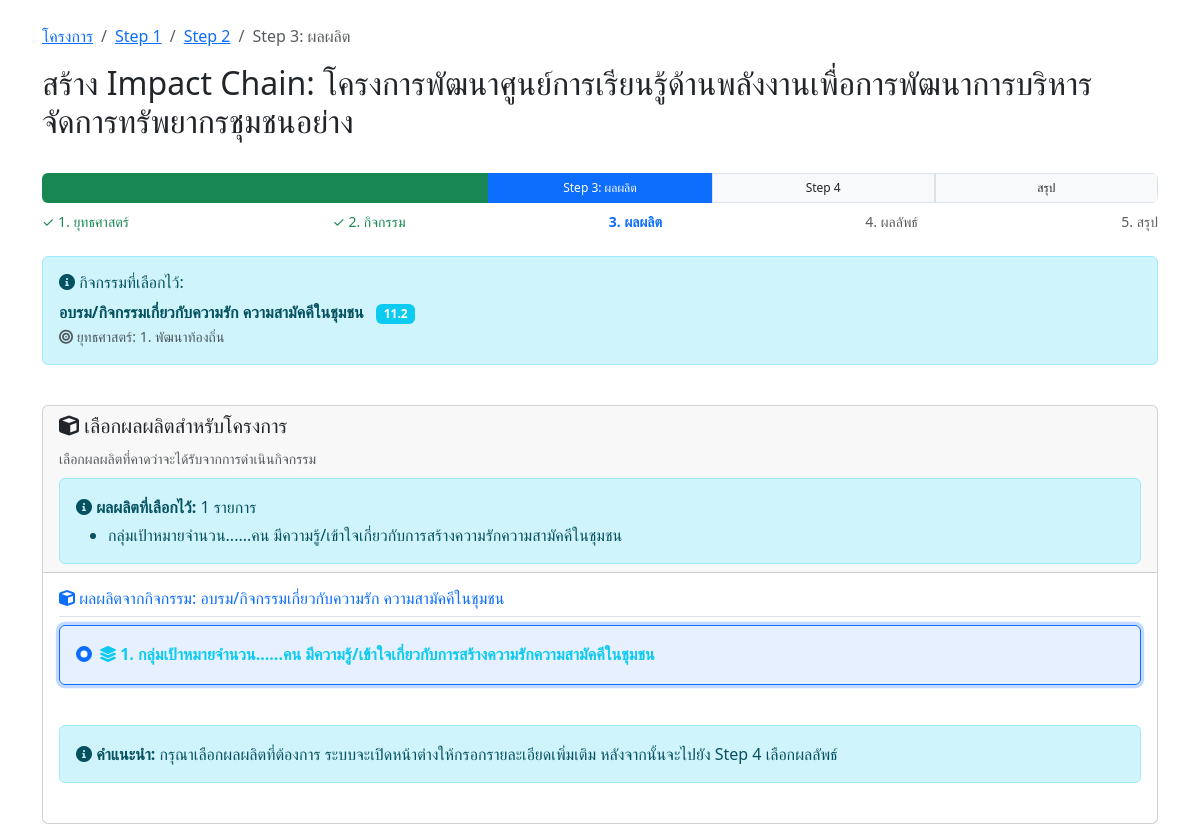
The page /impact-chain/step3-output.php?project_id=4 (signed in) on the database its author committed.
### tables this page shows
CREATE TABLE `projects` (
  `id` int(11) NOT NULL,
  `project_code` varchar(50) NOT NULL COMMENT 'รหัสโครงการ',
  `name` varchar(500) NOT NULL COMMENT 'ชื่อโครงการ',
  `description` text DEFAULT NULL COMMENT 'รายละเอียดโครงการ',
  `objective` text DEFAULT NULL COMMENT 'วัตถุประสงค์โครงการ',
  `start_date` date DEFAULT NULL COMMENT 'วันที่เริ่มโครงการ',
  `end_date` date DEFAULT NULL COMMENT 'วันที่สิ้นสุดโครงการ',
  `budget` decimal(15,2) DEFAULT NULL COMMENT 'งบประมาณ',
  `organization` varchar(300) DEFAULT NULL COMMENT 'หน่วยงาน/องค์กร',
  `project_manager` varchar(200) DEFAULT NULL COMMENT 'ผู้จัดการโครงการ',
  `status` enum('incompleted','completed') DEFAULT 'incompleted' COMMENT 'สถานะโครงการ',
  `created_by` varchar(100) DEFAULT NULL COMMENT 'ผู้สร้าง',
  `created_at` timestamp NOT NULL DEFAULT current_timestamp(),
  `updated_at` timestamp NOT NULL DEFAULT current_timestamp() ON UPDATE current_timestamp()
);

CREATE TABLE `project_activities` (
  `id` int(11) NOT NULL,
  `project_id` int(11) NOT NULL COMMENT 'รหัสโครงการ',
  `activity_id` int(11) NOT NULL COMMENT 'รหัสกิจกรรม',
  `created_by` varchar(100) DEFAULT NULL COMMENT 'ผู้สร้าง',
  `created_at` timestamp NOT NULL DEFAULT current_timestamp(),
  `updated_at` timestamp NOT NULL DEFAULT current_timestamp() ON UPDATE current_timestamp()
);

CREATE TABLE `activities` (
  `activity_id` int(11) NOT NULL,
  `strategy_id` int(11) NOT NULL,
  `activity_code` varchar(20) NOT NULL,
  `activity_name` varchar(500) NOT NULL,
  `activity_description` text DEFAULT NULL
);

CREATE TABLE `strategies` (
  `strategy_id` int(11) NOT NULL,
  `strategy_code` varchar(50) NOT NULL,
  `strategy_name` varchar(255) NOT NULL,
  `description` text DEFAULT NULL,
  `created_at` timestamp NOT NULL DEFAULT current_timestamp()
);

CREATE TABLE `project_outputs` (
  `id` int(11) NOT NULL,
  `project_id` int(11) NOT NULL COMMENT 'รหัสโครงการ',
  `output_id` int(11) NOT NULL COMMENT 'รหัสผลผลิต',
  `output_details` text NOT NULL COMMENT 'รายละเอียดเพิ่มเติมของผลผลิต',
  `created_by` varchar(100) DEFAULT NULL COMMENT 'ผู้สร้าง',
  `created_at` timestamp NOT NULL DEFAULT current_timestamp(),
  `updated_at` timestamp NOT NULL DEFAULT current_timestamp() ON UPDATE current_timestamp()
);

CREATE TABLE `outputs` (
  `output_id` int(11) NOT NULL,
  `activity_id` int(11) NOT NULL,
  `output_sequence` varchar(10) DEFAULT NULL,
  `output_description` text NOT NULL,
  `target_details` text DEFAULT NULL
);

### impact-chain/step3-output.php (the view, shortened to what this page needs)
<?php
require_once '../config.php';
$project_id = isset($_GET['project_id']) ? (int)$_GET['project_id'] : 0;
$user_id = $_SESSION['user_id'];
$check_query = "SELECT * FROM projects WHERE id = ? AND created_by = ?";
$check_stmt = mysqli_prepare($conn, $check_query);
mysqli_stmt_bind_param($check_stmt, 'is', $project_id, $user_id);
mysqli_stmt_execute($check_stmt);
$project_result = mysqli_stmt_get_result($check_stmt);
$project = mysqli_fetch_assoc($project_result);
$selected_activity = null;
$activity_query = "SELECT pa.activity_id, a.activity_name, a.activity_code, a.activity_description, s.strategy_id, s.strategy_name
                   FROM project_activities pa
                   JOIN activities a ON pa.activity_id = a.activity_id
                   JOIN strategies s ON a.strategy_id = s.strategy_id
                   WHERE pa.project_id = ?";
$activity_stmt = mysqli_prepare($conn, $activity_query);
mysqli_stmt_bind_param($activity_stmt, 'i', $project_id);
mysqli_stmt_execute($activity_stmt);
$activity_result = mysqli_stmt_get_result($activity_stmt);
if (mysqli_num_rows($activity_result) > 0) {
    $selected_activity = mysqli_fetch_assoc($activity_result);
} else {
    $_SESSION['error_message'] = "กรุณาเลือกกิจกรรมก่อน";
    header("location: step2-activity.php?project_id=" . $project_id);
    exit;
}
$activity_id = $selected_activity['activity_id'];
$outputs_query = "SELECT o.*, a.activity_name, s.strategy_name
                  FROM outputs o
                  JOIN activities a ON o.activity_id = a.activity_id
                  JOIN strategies s ON a.strategy_id = s.strategy_id
                  WHERE o.activity_id = ?
                  ORDER BY o.output_sequence ASC, o.output_id ASC";
$outputs_stmt = mysqli_prepare($conn, $outputs_query);
mysqli_stmt_bind_param($outputs_stmt, 's', $activity_id);
mysqli_stmt_execute($outputs_stmt);
$outputs_result = mysqli_stmt_get_result($outputs_stmt);
$outputs = mysqli_fetch_all($outputs_result, MYSQLI_ASSOC);
$selected_outputs = [];
$selected_output_ids = [];
$selected_output_query = "SELECT po.output_id, o.output_description
                         FROM project_outputs po
                         JOIN outputs o ON po.output_id = o.output_id
                         WHERE po.project_id = ?";
$selected_output_stmt = mysqli_prepare($conn, $selected_output_query);
mysqli_stmt_bind_param($selected_output_stmt, 'i', $project_id);
mysqli_stmt_execute($selected_output_stmt);
$selected_output_result = mysqli_stmt_get_result($selected_output_stmt);
while ($output = mysqli_fetch_assoc($selected_output_result)) {
    $selected_outputs[] = $output;
    $selected_output_ids[] = $output['output_id'];
}
$grouped_outputs = [];
foreach ($outputs as $output) {
    $sequence = $output['output_sequence'];
    if (strpos($sequence, '.') === false) {
        $grouped_outputs[$sequence]['main'] = $output;
    } else {
        $main_sequence = explode('.', $sequence)[0];
        $grouped_outputs[$main_sequence]['sub'][] = $output;
    }
}
ksort($grouped_outputs);
?>
<!DOCTYPE html>
<html lang="th">
<head>
    <link href="https://cdn.jsdelivr.net/npm/bootstrap@5.3.0/dist/css/bootstrap.min.css" rel="stylesheet">
    <link href="https://cdnjs.cloudflare.com/ajax/libs/font-awesome/6.0.0/css/all.min.css" rel="stylesheet">
</head>
<body>
    <div class="container mt-4">
        <div class="row mb-4">
            <div class="col-12">
                <nav aria-label="breadcrumb">
                    <ol class="breadcrumb">
                        <li class="breadcrumb-item"><a href="../project-list.php">โครงการ</a></li>
                        <li class="breadcrumb-item"><a href="step1-strategy.php?project_id=<?php echo $project_id; ?>">Step 1</a></li>
                        <li class="breadcrumb-item"><a href="step2-activity.php?project_id=<?php echo $project_id; ?>">Step 2</a></li>
                        <li class="breadcrumb-item active">Step 3: ผลผลิต</li>
                    </ol>
                </nav>
                <h2>สร้าง Impact Chain: <?php echo htmlspecialchars($project['name']); ?></h2>
            </div>
        </div>
        <div class="row mb-4">
            <div class="col-12">
                <div class="progress" style="height: 30px;">
                    <div class="progress-bar bg-success" role="progressbar" style="width: 20%" aria-valuenow="20" aria-valuemax="100"></div>
                    <div class="progress-bar bg-success" role="progressbar" style="width: 20%" aria-valuenow="20" aria-valuemax="100"></div>
                    <div class="progress-bar bg-primary" role="progressbar" style="width: 20%" aria-valuenow="20" aria-valuemax="100">
                        Step 3: ผลผลิต
                    </div>
                    <div class="progress-bar bg-light border" role="progressbar" style="width: 20%" aria-valuenow="20" aria-valuemax="100">
                        <span class="text-dark">Step 4</span>
                    </div>
                    <div class="progress-bar bg-light border" role="progressbar" style="width: 20%" aria-valuenow="20" aria-valuemax="100">
                        <span class="text-dark">สรุป</span>
                    </div>
                </div>
                <div class="d-flex justify-content-between mt-2">
                    <small class="text-success">✓ 1. ยุทธศาสตร์</small>
                    <small class="text-success">✓ 2. กิจกรรม</small>
                    <small class="text-primary fw-bold">3. ผลผลิต</small>
                    <small class="text-muted">4. ผลลัพธ์</small>
                    <small class="text-muted">5. สรุป</small>
                </div>
            </div>
        </div>
        <div class="row mb-4">
            <div class="col-12">
                <div class="alert alert-info">
                    <h6><i class="fas fa-info-circle"></i> กิจกรรมที่เลือกไว้:</h6>
                    <div class="mb-0">
                        <strong><?php echo htmlspecialchars($selected_activity['activity_name']); ?></strong>
                        <span class="badge bg-info ms-2"><?php echo htmlspecialchars($selected_activity['activity_code']); ?></span>
                        <br>
                        <small class="text-muted">
                            <i class="fas fa-bullseye"></i> ยุทธศาสตร์: <?php echo $selected_activity['strategy_id']; ?>. <?php echo htmlspecialchars($selected_activity['strategy_name']); ?>
                        </small>
                    </div>
                </div>
            </div>
        </div>
        <div class="row">
            <div class="col-12">
                <div class="card">
                    <div class="card-header">
                        <h5><i class="fas fa-cube"></i> เลือกผลผลิตสำหรับโครงการ</h5>
                        <small class="text-muted">เลือกผลผลิตที่คาดว่าจะได้รับจากการดำเนินกิจกรรม</small>
                        <?php if (!empty($selected_outputs)): ?>
                            <div class="mt-2">
                                <div class="alert alert-info mb-0">
                                    <i class="fas fa-info-circle"></i>
                                    <strong>ผลผลิตที่เลือกไว้:</strong> <?php echo count($selected_outputs); ?> รายการ
                                    <ul class="mb-0 mt-1">
                                        <?php foreach ($selected_outputs as $output): ?>
                                            <li><?php echo htmlspecialchars($output['output_description']); ?></li>
                                        <?php endforeach; ?>
                                    </ul>
                                </div>
                            </div>
                        <?php endif; ?>
                    </div>
                    <div class="card-body">
                        <?php if (empty($outputs)): ?>
                            <div class="alert alert-warning">
                                <i class="fas fa-exclamation-triangle"></i> ไม่พบข้อมูลผลผลิตที่เกี่ยวข้องกับกิจกรรมที่เลือก
                            </div>
                            <div class="d-flex justify-content-between">
                                <a href="step2-activity.php?project_id=<?php echo $project_id; ?>" class="btn btn-outline-secondary">
                                    <i class="fas fa-arrow-left"></i> ย้อนกลับ
                                </a>
                            </div>
                        <?php else: ?>
                            <div class="mb-4">
                                <h6 class="text-primary border-bottom pb-2">
                                    <i class="fas fa-cube"></i> ผลผลิตจากกิจกรรม: <?php echo htmlspecialchars($selected_activity['activity_name']); ?>
                                </h6>
                                <?php
                                foreach ($grouped_outputs as $main_sequence => $group):
                                ?>
                                    <?php if (isset($group['main'])): ?>
                                        <div class="mb-4">
                                            <div class="row">
                                                <div class="col-12 mb-3">
                                                    <div class="card border-info output-card <?php echo in_array($group['main']['output_id'], $selected_output_ids) ? 'border-primary selected' : ''; ?>">
                                                        <div class="card-body">
                                                            <div class="form-check">
                                                                <input class="form-check-input" type="radio"
                                                                    name="selected_output" value="<?php echo $group['main']['output_id']; ?>"
                                                                    id="output_<?php echo $group['main']['output_id']; ?>"
                                                                    data-output-description="<?php echo htmlspecialchars($group['main']['output_description']); ?>"
                                                                    <?php echo in_array($group['main']['output_id'], $selected_output_ids) ? 'checked' : ''; ?>>
                                                                <label class="form-check-label fw-bold text-info" for="output_<?php echo $group['main']['output_id']; ?>">
                                                                    <i class="fas fa-layer-group"></i> <?php echo $group['main']['output_sequence']; ?>. <?php echo htmlspecialchars($group['main']['output_description']); ?>
                                                                </label>
                                                            </div>
                                                        </div>
                                                    </div>
                                                </div>
                                            </div>
                                        </div>
                                    <?php endif; ?>
                                <?php endforeach; ?>
                                <div class="alert alert-info mt-4">
                                    <i class="fas fa-info-circle"></i>
                                    <strong>คำแนะนำ:</strong> กรุณาเลือกผลผลิตที่ต้องการ ระบบจะเปิดหน้าต่างให้กรอกรายละเอียดเพิ่มเติม หลังจากนั้นจะไปยัง Step 4 เลือกผลลัพธ์
                                </div>
                            </div>
                        <?php endif; ?>
                    </div>
                </div>
            </div>
        </div>
    </div>
</body>
</html>

### impact-chain/step3-output.php (style rules this page uses)
.output-card { cursor: pointer; transition: all 0.3s ease; }
.output-card.selected { border-color: #0d6efd !important; background-color: rgba(13, 110, 253, 0.1); box-shadow: 0 0 0 0.2rem rgba(13, 110, 253, 0.25); }

### rows shown on the page
projects: name "โครงการพัฒนาศูนย์การเรียนรู้ด้านพลังงานเพื่อการพัฒนาการบริหารจัดการทรัพยากรชุมชนอย่าง"
project_activities: activity.activity_name "อบรม/กิจกรรมเกี่ยวกับความรัก ความสามัคคีในชุมชน", activity.activity_code "11.2", strategies.strategy_id "1", strategies.strategy_name "พัฒนาท้องถิ่น"
project_outputs: output.output_description "กลุ่มเป้าหมายจำนวน......คน มีความรู้/เข้าใจเกี่ยวกับการสร้างความรักความสามัคคีในชุมชน"
outputs: output_id "☑ 1. กลุ่มเป้าหมายจำนวน......คน", output_sequence "1", output_description "กลุ่มเป้าหมายจำนวน......คน มีความรู้/เข้าใจเกี่ยวกับการสร้างความรักความสามัคคีในชุมชน"

### other values the page prints
count($selected_outputs) "1"
